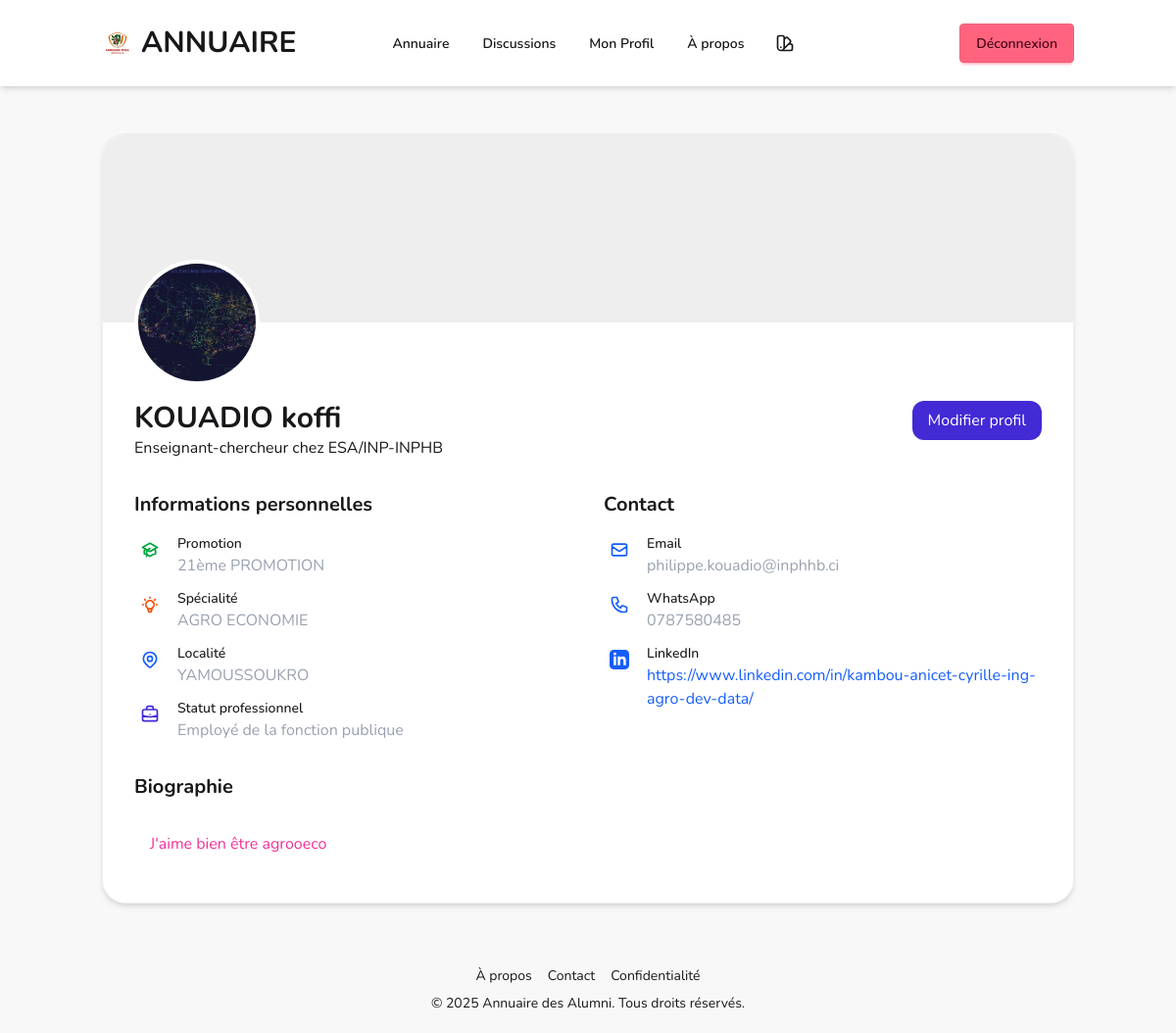
The page /profile/ (signed in) on the database as committed earlier.
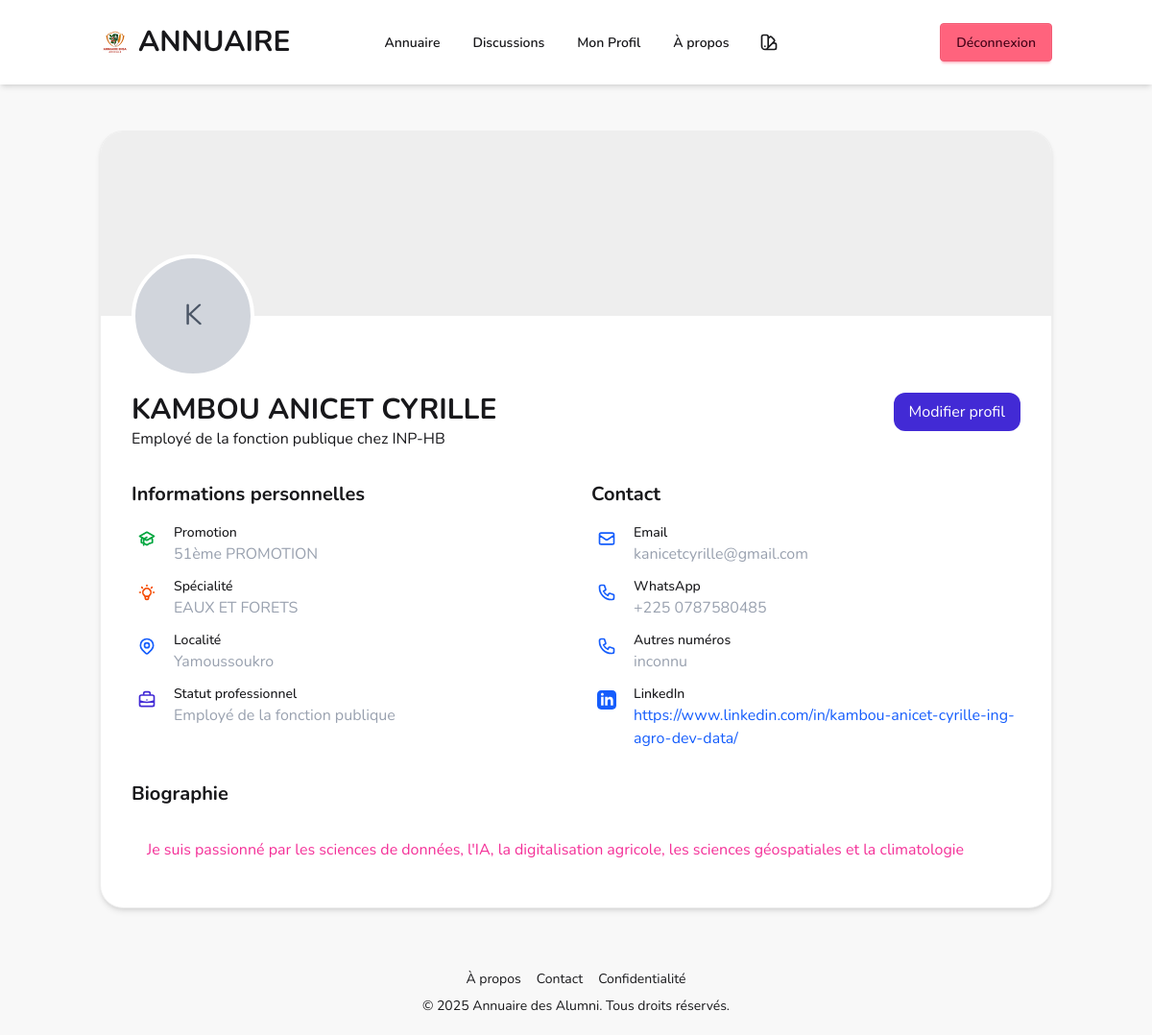
The same page on the database as committed later.
### models.py (models this page shows, shortened)
class UserProfile(db.Model):
    __tablename__ = 'user_profiles'
    id = Column(Integer, primary_key=True, autoincrement=True)
    user_id = Column(Integer, db.ForeignKey('users.id'), nullable=False)
    created_at = Column(DateTime, default=datetime.utcnow)
    updated_at = Column(DateTime, default=datetime.utcnow, onupdate=datetime.utcnow)
    nom_prenoms = Column(String(100), nullable=False)
    promotion = Column(SQLEnum(PromotionEnum), nullable=True)
    specialite = Column(SQLEnum(SpecialiteEnum), nullable=True)
    structure = Column(String(255), nullable=True)  # Employeur
    fonction = Column(String(100), nullable=True)
    localite_residence = Column(String(100), nullable=True)
    numero_whatsapp = Column(String(20), nullable=True)
    autres_numeros = Column(String(100), nullable=True)
    email = Column(String(255), nullable=False)
    compte_linkedin = Column(String(255), nullable=True)
    biographie = Column(Text, nullable=True)
    photo_filename = Column(String(255), nullable=True)
    cv_filename = Column(String(255), nullable=True)
    statut_professionnel = Column(SQLEnum(StatutProfessionnelEnum), nullable=True)
    is_mentor_available = Column(Boolean, nullable=True, default=False)
    user = db.relationship('User', backref=db.backref('profile', uselist=False))
    __table_args__ = (
        db.CheckConstraint("LENGTH(numero_whatsapp) >= 10", name="check_whatsapp_length"),
    )

### routes/profile.py (the view)
@profile_bp.route('/')
@login_required
def view_profile():
    user_profile = UserProfile.query.filter_by(user_id=current_user.id).first()
    if not user_profile:
        return redirect(url_for('profile.edit_profile'))
    return render_template('profile/view.html', profile=user_profile)

### models.py (called while the page is built)
@login_manager.user_loader
def load_user(user_id):
    return User.query.get(int(user_id))

    @property
    def is_authenticated(self):
        return True

    @property
    def is_admin(self):
        return self.role == RoleEnum.ADMIN or self.role == RoleEnum.SUPER_ADMIN

### templates/profile/view.html (shortened to what the changed rows need)
{% extends 'base.html' %}
{% block content %}
<div class=" rounded-3xl shadow-md overflow-hidden border border-base-300 bg-base-100">
    <div class="relative h-48 bg-base-300">
        <div class="absolute -bottom-16 left-8">
            {% if profile.photo_filename %}
                <img src="{{ url_for('static', filename='uploads/photos/' + profile.photo_filename) }}"
                     alt="{{ profile.nom_prenoms }}"
                     class="w-32 h-32 rounded-full border-4 border-white object-cover">
            {% else %}
                <div class="w-32 h-32 rounded-full border-4 border-white bg-gray-300 flex items-center justify-center">
                    <span class="text-3xl text-gray-600">{{ profile.nom_prenoms[:1] }}</span>
                </div>
            {% endif %}
        </div>
    </div>
    <div class="mt-20 px-8 pb-8">
        <div class="flex justify-between items-start">
            <div>
                <h1 class="text-3xl font-bold ">{{ profile.nom_prenoms }}</h1>
                <p class="">
                    {% if profile.fonction %}{{ profile.fonction }}{% endif %}
                    {% if profile.fonction and profile.structure %} chez {% endif %}
                    {% if profile.structure %}{{ profile.structure }}{% endif %}
                </p>
            </div>
        </div>
        <div class="grid grid-cols-1 md:grid-cols-2 gap-8 mt-8">
            <div>
                <h2 class="text-xl font-bold mb-4">Informations personnelles</h2>
                <div class="space-y-3">
                    {% if profile.promotion %}
                        <div class="flex items-start">
                            <div class="w-8 h-8 flex-shrink-0 flex items-center justify-center text-green-600">
                            </div>
                            <div class="ml-3">
                                <p class="text-sm font-medium ">Promotion</p>
                                <p class="text-gray-400">{{ profile.promotion.value }}</p>
                            </div>
                        </div>
                    {% endif %}
                    {% if profile.specialite %}
                        <div class="flex items-start">
                            <div class="w-8 h-8 flex-shrink-0 flex items-center justify-center text-orange-600">
                            </div>
                            <div class="ml-3">
                                <p class="text-sm font-medium">Spécialité</p>
                                <p class="text-gray-400">{{ profile.specialite.value }}</p>
                            </div>
                        </div>
                    {% endif %}
                    {% if profile.localite_residence %}
                        <div class="flex items-start">
                            <div class="w-8 h-8 flex-shrink-0 flex items-center justify-center text-blue-600">
                            </div>
                            <div class="ml-3">
                                <p class="text-sm font-medium ">Localité</p>
                                <p class="text-gray-400">{{ profile.localite_residence }}</p>
                            </div>
                        </div>
                    {% endif %}
                    {% if profile.statut_professionnel %}
                        <div class="flex items-start">
                            <div class="w-8 h-8 flex-shrink-0 flex items-center justify-center text-primary">
                            </div>
                            <div class="ml-3">
                                <p class="text-sm font-medium">Statut professionnel</p>
                                <p class="text-gray-400">{{ profile.statut_professionnel.value }}</p>
                            </div>
                        </div>
                    {% endif %}
                </div>
            </div>
            <div>
                <h2 class="text-xl font-bold  mb-4">Contact</h2>
                <div class="space-y-3">
                    <div class="flex items-start">
                        <div class="ml-3">
                            <p class="text-sm font-medium ">Email</p>
                            <p class="text-gray-400">{{ profile.email }}</p>
                        </div>
                    </div>
                    {% if profile.numero_whatsapp %}
                        <div class="flex items-start">
                            <div class="w-8 h-8 flex-shrink-0 flex items-center justify-center text-blue-600">
                            </div>
                            <div class="ml-3">
                                <p class="text-sm font-medium ">WhatsApp</p>
                                <p class="text-gray-400">{{ profile.numero_whatsapp }}</p>
                            </div>
                        </div>
                    {% endif %}
                    {% if profile.autres_numeros %}
                        <div class="flex items-start">
                            <div class="w-8 h-8 flex-shrink-0 flex items-center justify-center text-blue-600">
                            </div>
                            <div class="ml-3">
                                <p class="text-sm font-medium ">Autres numéros</p>
                                <p class="text-gray-400">{{ profile.autres_numeros }}</p>
                            </div>
                        </div>
                    {% endif %}
                    {% if profile.compte_linkedin %}
                        <div class="flex items-start">
                            <div class="w-8 h-8 flex-shrink-0 flex items-center justify-center text-blue-600">
                            </div>
                            <div class="ml-3">
                                <p class="text-sm font-medium ">LinkedIn</p>
                                <a href="{{ profile.compte_linkedin }}" target="_blank" class="text-blue-600 hover:underline">{{ profile.compte_linkedin }}</a>
                            </div>
                        </div>
                    {% endif %}
                </div>
            </div>
        </div>
        {% if profile.biographie %}
            <div class="mt-8">
                <h2 class="text-xl font-bold  mb-4">Biographie</h2>
                <div class=" p-4 rounded-lg">
                    <p class=" whitespace-pre-line text-secondary">{{ profile.biographie }}</p>
                </div>
            </div>
        {% endif %}
    </div>
</div>
{% endblock %}

Rows that differ between the two databases and show on the page:
no longer on this page (row edited): UserProfile: photo_filename (picture), nom_prenoms "KOUADIO koffi", fonction "Enseignant-chercheur", structure "ESA/INP-INPHB", promotion.value "21ème PROMOTION", specialite.value "AGRO ECONOMIE", localite_residence "YAMOUSSOUKRO", statut_professionnel.value "Employé de la fonction publique", email "philippe.kouadio@inphhb.ci", numero_whatsapp "0787580485", compte_linkedin "https://www.linkedin.com/in/kambou-anicet-cyrille-ing-agro-dev-data/", biographie "J'aime bien être agrooeco"
added UserProfile: nom_prenoms "K", nom_prenoms "KAMBOU ANICET CYRILLE", fonction "Employé de la fonction publique", structure "INP-HB", promotion.value "51ème PROMOTION", specialite.value "EAUX ET FORETS", localite_residence "Yamoussoukro", statut_professionnel.value "Employé de la fonction publique", email "kanicetcyrille@gmail.com", numero_whatsapp "+225 0787580485", autres_numeros "inconnu", compte_linkedin "https://www.linkedin.com/in/kambou-anicet-cyrille-ing-agro-dev-data/", biographie "Je suis passionné par les sciences de données, l'IA, la digitalisation agricole, les sciences géospatiales et la climatologie"
Other text that changed with them:
text now shown: "Autres numéros"
